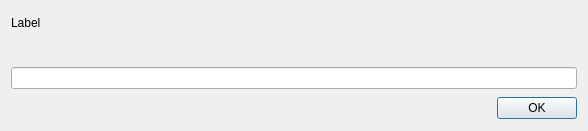
<?xml version="1.0" encoding="UTF-8"?>
<ui version="4.0">
 <class>Dialog</class>
 <widget class="QDialog" name="Dialog">
  <property name="windowModality">
   <enum>Qt::NonModal</enum>
  </property>
  <property name="geometry">
   <rect>
    <x>0</x>
    <y>0</y>
    <width>588</width>
    <height>131</height>
   </rect>
  </property>
  <property name="sizePolicy">
   <sizepolicy hsizetype="MinimumExpanding" vsizetype="MinimumExpanding">
    <horstretch>0</horstretch>
    <verstretch>0</verstretch>
   </sizepolicy>
  </property>
  <property name="windowTitle">
   <string notr="true">Dialog</string>
  </property>
  <property name="sizeGripEnabled">
   <bool>false</bool>
  </property>
  <property name="modal">
   <bool>false</bool>
  </property>
  <layout class="QGridLayout" name="gridLayout">
   <item row="0" column="0">
    <layout class="QVBoxLayout" name="verticalLayout">
     <property name="spacing">
      <number>7</number>
     </property>
     <property name="sizeConstraint">
      <enum>QLayout::SetMinimumSize</enum>
     </property>
     <item>
      <widget class="QLabel" name="label">
       <property name="sizePolicy">
        <sizepolicy hsizetype="Expanding" vsizetype="Expanding">
         <horstretch>0</horstretch>
         <verstretch>0</verstretch>
        </sizepolicy>
       </property>
       <property name="minimumSize">
        <size>
         <width>0</width>
         <height>0</height>
        </size>
       </property>
       <property name="sizeIncrement">
        <size>
         <width>0</width>
         <height>0</height>
        </size>
       </property>
       <property name="text">
        <string notr="true">Label</string>
       </property>
       <property name="alignment">
        <set>Qt::AlignLeading|Qt::AlignLeft|Qt::AlignVCenter</set>
       </property>
       <property name="wordWrap">
        <bool>true</bool>
       </property>
      </widget>
     </item>
     <item>
      <spacer name="verticalSpacer">
       <property name="orientation">
        <enum>Qt::Vertical</enum>
       </property>
       <property name="sizeHint" stdset="0">
        <size>
         <width>20</width>
         <height>20</height>
        </size>
       </property>
      </spacer>
     </item>
     <item>
      <widget class="QLineEdit" name="lineEdit"/>
     </item>
     <item>
      <widget class="QDialogButtonBox" name="buttonBox">
       <property name="sizePolicy">
        <sizepolicy hsizetype="Expanding" vsizetype="Expanding">
         <horstretch>0</horstretch>
         <verstretch>0</verstretch>
        </sizepolicy>
       </property>
       <property name="orientation">
        <enum>Qt::Horizontal</enum>
       </property>
       <property name="standardButtons">
        <set>QDialogButtonBox::Ok</set>
       </property>
      </widget>
     </item>
    </layout>
   </item>
  </layout>
 </widget>
 <resources/>
 <connections>
  <connection>
   <sender>buttonBox</sender>
   <signal>accepted()</signal>
   <receiver>Dialog</receiver>
   <slot>accept()</slot>
   <hints>
    <hint type="sourcelabel">
     <x>248</x>
     <y>254</y>
    </hint>
    <hint type="destinationlabel">
     <x>157</x>
     <y>274</y>
    </hint>
   </hints>
  </connection>
  <connection>
   <sender>buttonBox</sender>
   <signal>rejected()</signal>
   <receiver>Dialog</receiver>
   <slot>reject()</slot>
   <hints>
    <hint type="sourcelabel">
     <x>316</x>
     <y>260</y>
    </hint>
    <hint type="destinationlabel">
     <x>286</x>
     <y>274</y>
    </hint>
   </hints>
  </connection>
 </connections>
</ui>
